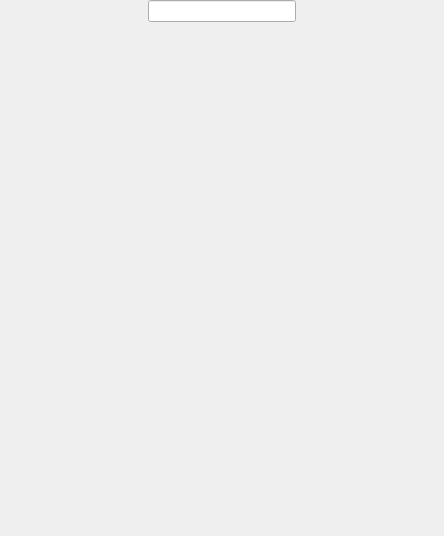
<?xml version="1.0" encoding="UTF-8"?>
<ui version="4.0">
 <class>GatherPage</class>
 <widget class="QWidget" name="GatherPage">
  <property name="geometry">
   <rect>
    <x>0</x>
    <y>0</y>
    <width>444</width>
    <height>536</height>
   </rect>
  </property>
  <layout class="QVBoxLayout" name="verticalLayout" stretch="0,1">
   <property name="spacing">
    <number>2</number>
   </property>
   <property name="leftMargin">
    <number>0</number>
   </property>
   <property name="topMargin">
    <number>0</number>
   </property>
   <property name="rightMargin">
    <number>0</number>
   </property>
   <property name="bottomMargin">
    <number>6</number>
   </property>
   <item>
    <layout class="QHBoxLayout" name="topLayout">
     <item>
      <spacer name="horizontalSpacer">
       <property name="orientation">
        <enum>Qt::Horizontal</enum>
       </property>
       <property name="sizeHint" stdset="0">
        <size>
         <width>40</width>
         <height>20</height>
        </size>
       </property>
      </spacer>
     </item>
     <item>
      <widget class="QLineEdit" name="lineEdit"/>
     </item>
     <item>
      <spacer name="horizontalSpacer_2">
       <property name="orientation">
        <enum>Qt::Horizontal</enum>
       </property>
       <property name="sizeHint" stdset="0">
        <size>
         <width>40</width>
         <height>20</height>
        </size>
       </property>
      </spacer>
     </item>
    </layout>
   </item>
   <item>
    <widget class="ExpandWidget" name="expandWidget" native="true"/>
   </item>
  </layout>
 </widget>
 <customwidgets>
  <customwidget>
   <class>ExpandWidget</class>
   <extends>QWidget</extends>
   <header>ui/expand/expandwidget.h</header>
   <container>1</container>
  </customwidget>
 </customwidgets>
 <resources/>
 <connections/>
</ui>
